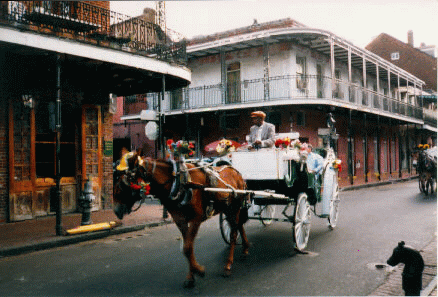
%> input picture Chapter2/solution/ex2/image.png, 438 x 297 px
$ octave ex2.m   (GNU Octave 9; MATLAB toolbox functions it lacks are replaced by stand-ins)
%> lines starting %> are read from the running program, lines starting %| are printed output that depends on the picture
im = imread('image.png');
%> im is the input picture: size 297x438x3 uint8; mean R, G, B 103.1, 97.8, 91.3
im_mask = imread('image_mask.png');
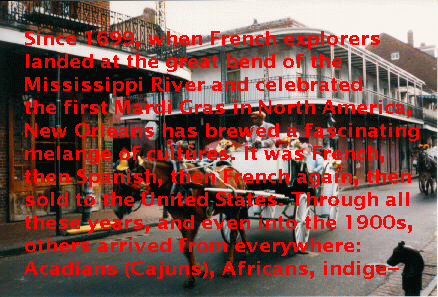
%> input picture Chapter2/solution/ex2/image_mask.png, 438 x 297 px
%> im_mask is the input picture: size 297x438x3 uint8; mean R, G, B 129.5, 85.3, 79.3
im = rgb2gray(im);
%> im: size 297x438 uint8
im = im2double(im);
%> im: size 297x438 double
im_mask = rgb2gray(im_mask);
%> im_mask: size 297x438 uint8
im_mask = im2double(im_mask);
%> im_mask: size 297x438 double
%mask the pixels with 0 where there exist text
mask = abs(im_mask - im)<0.05;
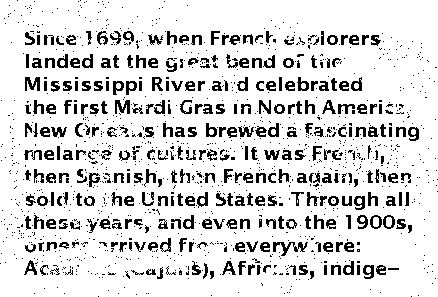
%> mask: size 297x438 logical; 85.4% white; black in thin lines or dots
noise = rand(size(im));
u  = mask.*im + (1-mask).*noise;
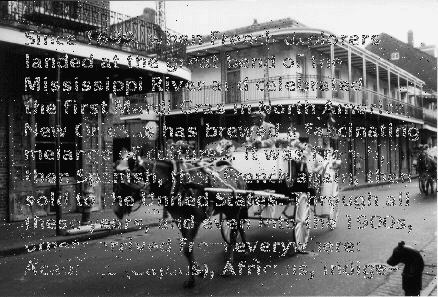
%> u: size 297x438 double; min 0.000156, max 1, mean 0.409
epsilon = 1.0;
dt = 0.7;
lambda = 1.0;
g = u;
figure(1)
imshow(im_mask)
title('Original Image')
%> (the run ends here)
